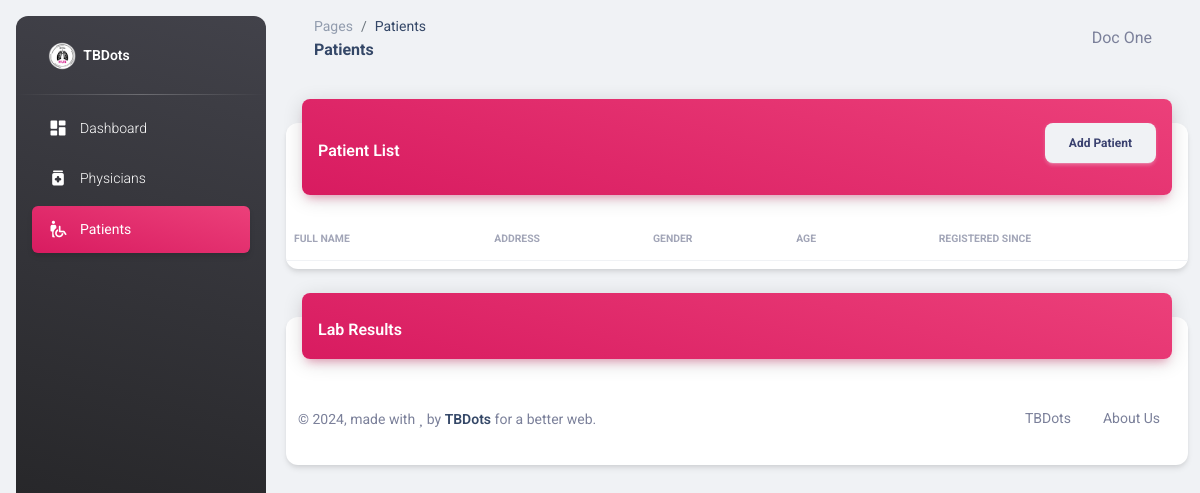
Page /patients.php (signed in) on the earlier database version.
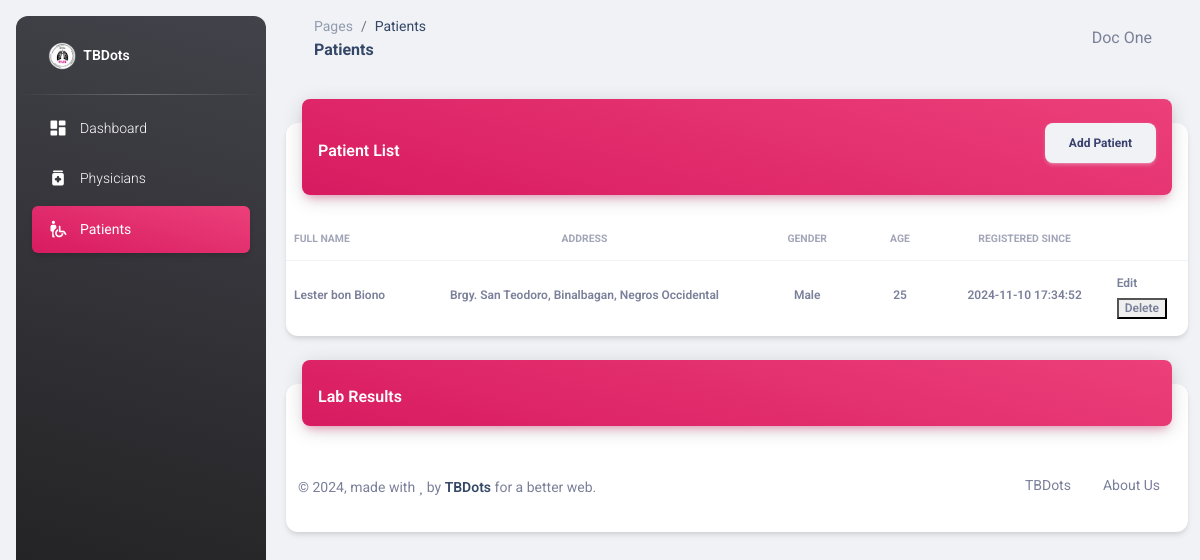
Same page on the later database version.
### tables this page shows
CREATE TABLE IF NOT EXISTS `patients` (
  `id` int NOT NULL AUTO_INCREMENT,
  `fullname` text NOT NULL,
  `age` int NOT NULL DEFAULT '0',
  `gender` tinyint NOT NULL DEFAULT '0',
  `contact` varchar(50) DEFAULT NULL,
  `address` text,
  `physician_id` int DEFAULT NULL,
  `location_id` int DEFAULT NULL,
  `lab_results_id` int DEFAULT NULL,
  `updated_at` timestamp NOT NULL DEFAULT CURRENT_TIMESTAMP ON UPDATE CURRENT_TIMESTAMP,
  `created_at` timestamp NOT NULL DEFAULT CURRENT_TIMESTAMP,
  `height` int DEFAULT NULL,
  `dob` date DEFAULT NULL,
  `bcg_scar` enum('Yes','No','Doubtful') DEFAULT NULL,
  `occupation` varchar(100) DEFAULT NULL,
  `phil_health_no` varchar(50) DEFAULT NULL,
  `contact_person` varchar(100) DEFAULT NULL,
  `contact_person_no` varchar(50) DEFAULT NULL,
  PRIMARY KEY (`id`),
  KEY `FK_patients_location` (`location_id`),
  KEY `FK_patients_lab_results` (`lab_results_id`),
  KEY `FK_patients_users` (`physician_id`),
  KEY `idx_fullname` (`fullname`(50)),
  KEY `idx_contact` (`contact`),
  CONSTRAINT `FK_patients_lab_results` FOREIGN KEY (`lab_results_id`) REFERENCES `lab_results` (`id`),
  CONSTRAINT `FK_patients_location` FOREIGN KEY (`location_id`) REFERENCES `locations` (`id`),
  CONSTRAINT `FK_patients_users` FOREIGN KEY (`physician_id`) REFERENCES `users` (`id`)
);

### patients.php (the view, shortened to what the changed rows need)
<?php
require_once "connection/db.php";
include_once('head.php');
$userssql = "SELECT * FROM patients";
$users = $conn->query($userssql);
?>
<body class="g-sidenav-show  bg-gray-200">
  <main class="main-content position-relative max-height-vh-100 h-100 border-radius-lg ">
    <div class="container-fluid py-4">
      <div class="row">
        <div class="col-12">
          <div class="card my-4">
            <div class="card-body px-0 pb-2">
              <div class="table-responsive p-0">
                <table class="table align-items-center mb-0">
                  <thead>
                    <tr>
                      <th class="text-uppercase text-secondary text-xxs font-weight-bolder opacity-7 ps-2">Full name</th>
                      <th class="text-center text-uppercase text-secondary text-xxs font-weight-bolder opacity-7">Address</th>
                      <th class="text-center text-uppercase text-secondary text-xxs font-weight-bolder opacity-7">Gender</th>
                      <th class="text-center text-uppercase text-secondary text-xxs font-weight-bolder opacity-7">Age</th>
                      <th class="text-center text-uppercase text-secondary text-xxs font-weight-bolder opacity-7">Registered Since</th>
                      <th class="text-secondary opacity-7"></th>
                    </tr>
                  </thead>
                  <tbody>
                    <?php
                        if ($users->num_rows > 0) {
                          while($row = $users->fetch_assoc()) {
                            echo "
                              <tr>
                                <td><span class='text-secondary text-xs font-weight-bold'>".$row["fullname"]."</span></td>
                                <td class='text-center'><span class='text-secondary text-xs font-weight-bold'>".$row["address"]."</span></td>
                                <td class='text-center'><span class='text-secondary text-xs font-weight-bold'>".( $row["gender"] == 1 ? "Male" : "Female")."</span></td>
                                <td class='text-center'><span class='text-secondary text-xs font-weight-bold'>".$row["age"]."</span></td>
                                <td class='text-center'><span class='text-secondary text-xs font-weight-bold'>".$row["created_at"]."</span></td>
                                <td class='align-middle'>";
                            echo in_array(11, $_SESSION['module']) ? "
                              <a href='javascript:void(0);' onclick='editUser(\"".$row["id"]."\",\"".$row["fullname"]."\",\"".$row["age"]."\",\"".$row["gender"]."\",\"".$row["contact"]."\",\"".$row["address"]."\",\"".$row["physician_id"]."\",\"".$row["location_id"]."\")' class='text-secondary font-weight-bold text-xs' data-toggle='tooltip' data-original-title='Edit user'>
                                Edit
                              </a>" : "";
                            echo in_array(12, $_SESSION['module']) ? "
                              <form method='POST' action='".htmlspecialchars($_SERVER["PHP_SELF"])."'>
                                  <input type='hidden' name='delete_id' value='".$row["id"]."'>
                                  <button type='submit' class='text-secondary font-weight-bold text-xs' data-toggle='tooltip' data-original-title='Delete user'>
                                      Delete
                                  </button>
                              </form>" : "";
                            echo "
                              </td>
                              </tr>
                            ";
                          }
                        }
                    ?>
                  </tbody>
                </table>
              </div>
            </div>
          </div>
        </div>
      </div>
    </div>
  </main>
</body>
</html>

Differences in the rows shown:
added patients: fullname "Lester bon Biono", address "Brgy. San Teodoro, Binalbagan, Negros Occidental", gender "Male", age "25", created_at "2024-11-10 17:34:52"
